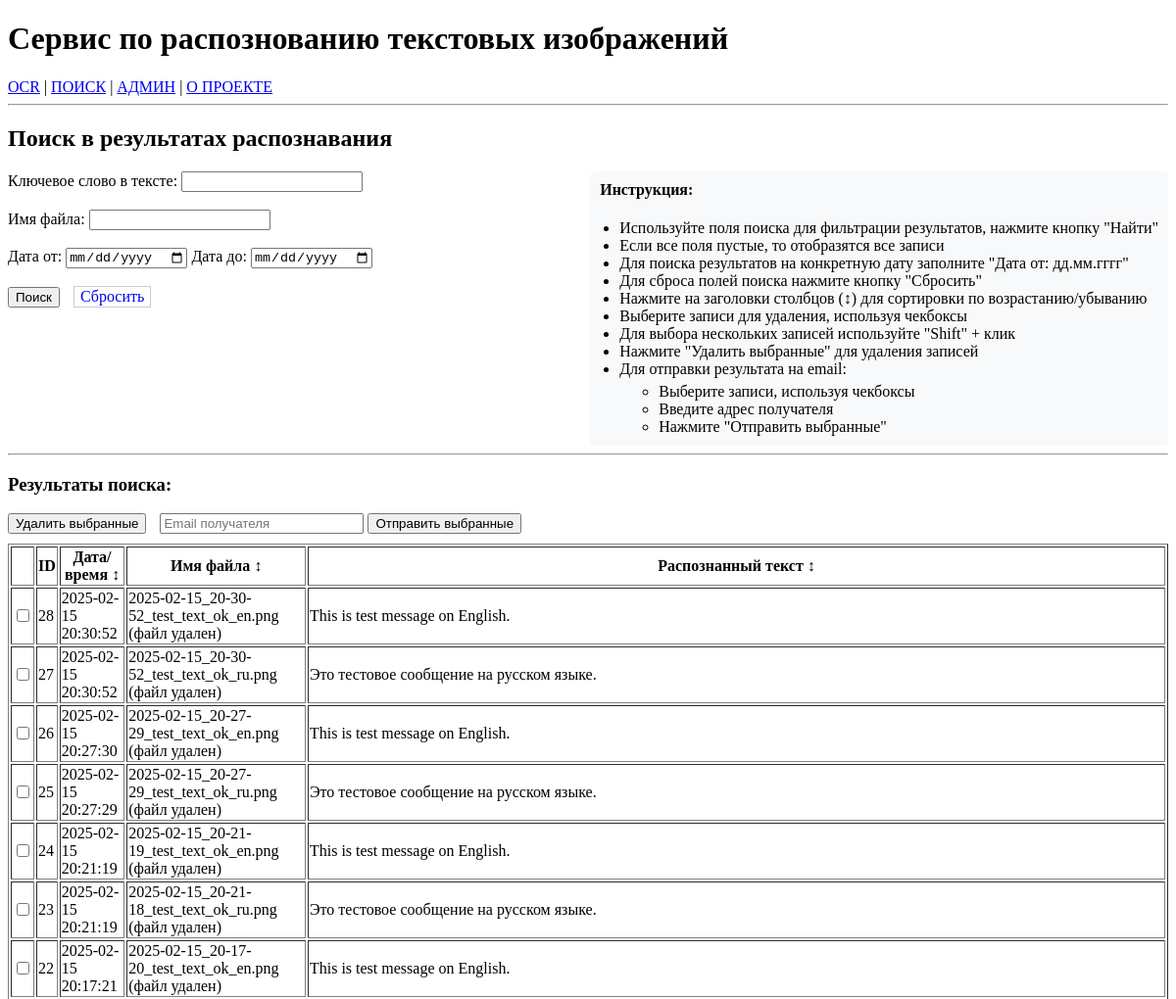
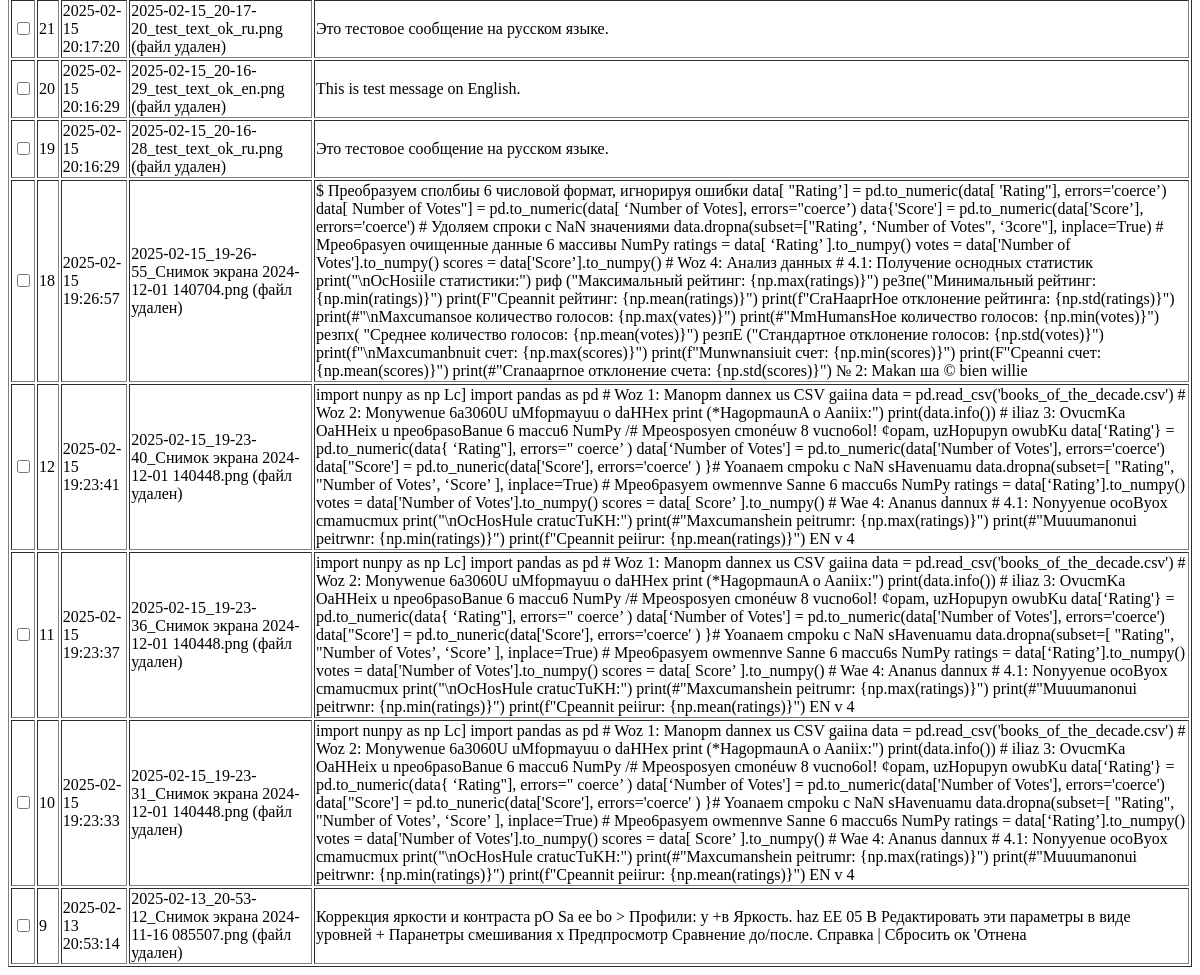
Page /records/ on the earlier database version (2 pictures, top to bottom).
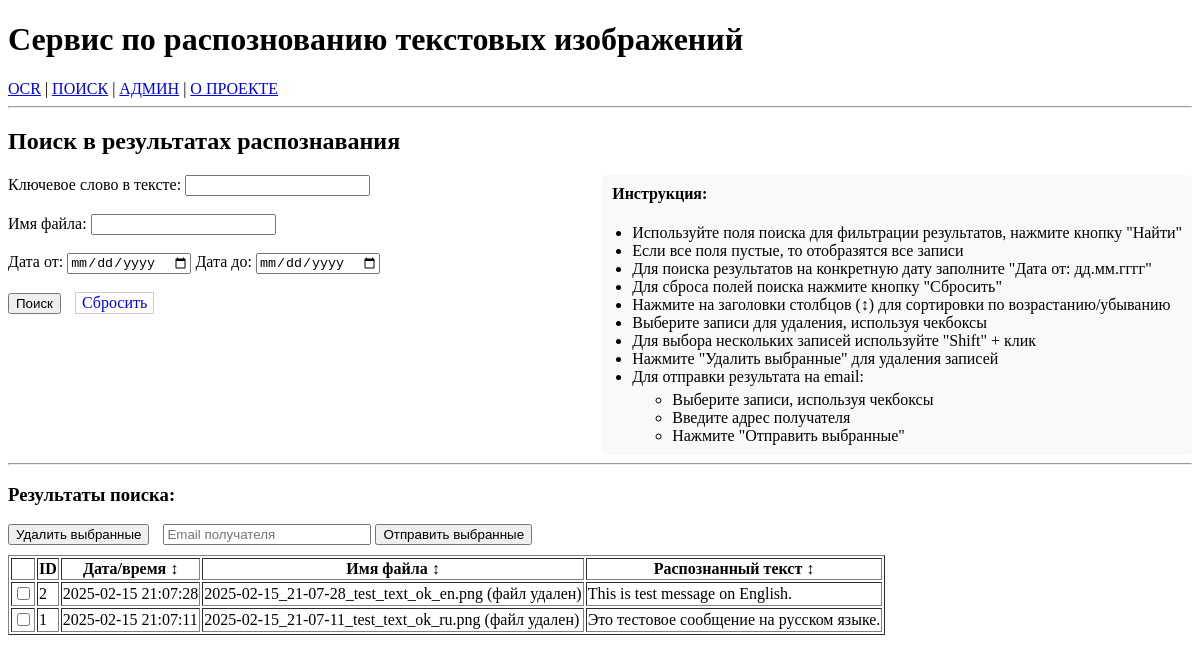
Same page on the later database version.
### repository/repository.py (models this page shows, shortened)
class OcrData(Base):
    __tablename__ = 'ocr_data'
    id = Column(Integer, primary_key=True)  # Автоинкремент по умолчанию
    date_time = Column(DateTime, default=datetime.now)
    file_name = Column(String)
    ocr_txt = Column(String)
    status = Column(String)

### app/main.py (the view)
@app.get("/records/")              # <-- Обратите внимание на слеш в конце
async def records_page(
    request: Request,
    keyword: Optional[str] = None,
    filename: Optional[str] = None,
    date_from: Optional[str] = None,
    date_to: Optional[str] = None
):
    date_from_obj = datetime.strptime(date_from, '%Y-%m-%d') if date_from else None
    date_to_obj = datetime.strptime(date_to, '%Y-%m-%d') if date_to else None
    if any([keyword, filename, date_from, date_to]):
        data = repository.search_documents(
            keyword=keyword,
            filename=filename,
            date_from=date_from_obj,
            date_to=date_to_obj
        )
    else:
        data = repository.get_all()
    for item in data:
        if item['file_name'].startswith('repository/files/'):
            item['file_exists'] = Path(item['file_name']).exists()
    return templates.TemplateResponse(
        "search.html",
        {
            "request": request,
            "data": data,
            "keyword": keyword,
            "filename": filename,
            "date_from": date_from,
            "date_to": date_to
        }
    )

### app/templates/search.html (shortened to what this page needs)
{% extends "base.html" %}
{% block content %}
<h2>Поиск в результатах распознавания</h2>
<form action="/records/" method="get">
    <div style="display: flex; justify-content: space-between; align-items: start;">
        <div class="search-form">
            <label for="keyword">Ключевое слово в тексте:</label>
            <input type="text" id="keyword" name="keyword" value="{{ keyword or '' }}" />
            <br><br>
            <label for="filename">Имя файла:</label>
            <input type="text" id="filename" name="filename" value="{{ filename or '' }}" />
            <br><br>
            <label for="date_from">Дата от:</label>
            <input type="date" id="date_from" name="date_from" value="{{ date_from or '' }}" />
            <label for="date_to">Дата до:</label>
            <input type="date" id="date_to" name="date_to" value="{{ date_to or '' }}" />
            <br><br>
            <button type="submit">Поиск</button>
            <a href="/records/" class="button" style="text-decoration: none; padding: 1px 6px; border: 1px solid #ccc; display: inline-block; margin-left: 10px;">Сбросить</a>
        </div>
        <div class="instructions" style="margin-left: 40px; padding: 10px; background-color: #f8f9fa; border-radius: 5px;">
            <h4 style="margin-top: 0;">Инструкция:</h4>
            <ul style="margin: 0; padding-left: 20px;">
                <li>Используйте поля поиска для фильтрации результатов, нажмите кнопку "Найти"</li>
                <li>Если все поля пустые, то отобразятся все записи</li>
                <li>Для поиска результатов на конкретную дату заполните "Дата от: дд.мм.гггг"</li>
                <li>Для сброса полей поиска нажмите кнопку "Сбросить"</li>
                <li>Нажмите на заголовки столбцов (↕) для сортировки по возрастанию/убыванию</li>
                <li>Выберите записи для удаления, используя чекбоксы</li>
                <li>Для выбора нескольких записей используйте "Shift" + клик</li>
                <li>Нажмите "Удалить выбранные" для удаления записей</li>
                <li>Для отправки результата на email:
                    <ul style="margin-top: 5px;">
                        <li>Выберите записи, используя чекбоксы</li>
                        <li>Введите адрес получателя</li>
                        <li>Нажмите "Отправить выбранные"</li>
                    </ul>
                </li>
            </ul>
        </div>
    </div>
</form>
<hr>
<h3>Результаты поиска:</h3>
{% if data %}
<div id="result">
    <div style="margin-bottom: 10px;">
        <button onclick="deleteSelected()" style="margin-right: 10px;">Удалить выбранные</button>
        <input type="email" id="toEmail" placeholder="Email получателя" style="width: 200px;">
        <button onclick="sendSelectedToEmail()">Отправить выбранные</button>
    </div>
    <table border="1">
        <tr>
            <th></th>
            <th>ID</th>
            <th style="cursor: pointer;" onclick="sortTable(1)">Дата/время ↕</th>
            <th style="cursor: pointer;" onclick="sortTable(2)">Имя файла ↕</th>
            <th style="cursor: pointer;" onclick="sortTable(3)">Распознанный текст ↕</th>
        </tr>
        {% for item in data %}
        <tr>
            <td><input type="checkbox" class="record-checkbox" value="{{ item.id }}"></td>
            <td>{{ item.id }}</td>
            <td>{{ item.date_time }}</td>
            <td>
                {% if item.file_name != "--" %}
                    {% if item.file_name.startswith('repository/files/') %}
                        {% if item.file_exists %}
                            <a href="/static/{{ item.file_name }}" target="_blank" title="Открыть изображение">{{ item.file_name.split('/')[-1] }}</a>
                        {% else %}
                            {{ item.file_name.split('/')[-1] }} (файл удален)
                        {% endif %}
                    {% else %}
                        {{ item.file_name }}
                    {% endif %}
                {% else %}
                    {{ item.file_name }}
                {% endif %}
            </td>
            <td>{{ item.ocr_txt }}</td>
        </tr>
        {% endfor %}
    </table>
</div>
{% else %}
<p>Нет данных.</p>
{% endif %}
{% endblock %}

### app/templates/base.html (shortened to what this page needs)
<!DOCTYPE html>
<html>
<head>
</head>
<body>
    <div class="container">
        <header>
            <h1>Сервис по распознованию текстовых изображений</h1>
        </header>
        <nav>
            <a href="/">OCR</a> |
            <a href="/records/">ПОИСК</a> |
            <a href="/admin">АДМИН</a> |
            <a href="/about/">О ПРОЕКТЕ</a>
        </nav>
        <hr>
        {% block content %}{% endblock %}
    </div>
</body>
</html>

Differences in the rows shown:
removed OcrData: id "28", date_time "2025-02-15 20:30:52", file_name "2025-02-15_20-30-52_test_text_ok_en.png", ocr_txt "This is test message on English."
removed OcrData: id "27", date_time "2025-02-15 20:30:52", file_name "2025-02-15_20-30-52_test_text_ok_ru.png", ocr_txt "Это тестовое сообщение на русском языке."
removed OcrData: id "26", date_time "2025-02-15 20:27:30", file_name "2025-02-15_20-27-29_test_text_ok_en.png", ocr_txt "This is test message on English."
removed OcrData: id "25", date_time "2025-02-15 20:27:29", file_name "2025-02-15_20-27-29_test_text_ok_ru.png", ocr_txt "Это тестовое сообщение на русском языке."
removed OcrData: id "24", date_time "2025-02-15 20:21:19", file_name "2025-02-15_20-21-19_test_text_ok_en.png", ocr_txt "This is test message on English."
removed OcrData: id "23", date_time "2025-02-15 20:21:19", file_name "2025-02-15_20-21-18_test_text_ok_ru.png", ocr_txt "Это тестовое сообщение на русском языке."
removed OcrData: id "22", date_time "2025-02-15 20:17:21", file_name "2025-02-15_20-17-20_test_text_ok_en.png", ocr_txt "This is test message on English."
removed OcrData: id "21", date_time "2025-02-15 20:17:20", file_name "2025-02-15_20-17-20_test_text_ok_ru.png", ocr_txt "Это тестовое сообщение на русском языке."
removed OcrData: id "20", date_time "2025-02-15 20:16:29", file_name "2025-02-15_20-16-29_test_text_ok_en.png", ocr_txt "This is test message on English."
removed OcrData: id "19", date_time "2025-02-15 20:16:29", file_name "2025-02-15_20-16-28_test_text_ok_ru.png", ocr_txt "Это тестовое сообщение на русском языке."
removed OcrData: id "18", date_time "2025-02-15 19:26:57", file_name "2025-02-15_19-26-55_Снимок экрана 2024-12-01 140704.png", ocr_txt "$ Преобразуем сполбиы 6 числовой формат, игнорируя ошибки data[ \"Rating’] = pd.to_numeric(data[ 'Rating\"], errors='coerce’) data[ Number of Votes\"] = pd.to_numeric(data[ ‘Number of Votes], errors=\"coerce’) data{'Score'] = pd.to_numeric(data['Score’], errors='coerce') # Удоляем спроки с NaN значениями data.dropna(subset=[\"Rating’, ‘Number of Votes\", ‘Зсоге\"], inplace=True) # Mpeo6pasyen очищенные данные 6 массивы NumPy ratings = data[ ‘Rating’ ].to_numpy() votes = data['Number of Votes'].to_numpy() scores = data['Score’].to_numpy() # Woz 4: Анализ данных # 4.1: Получение оснодных статистик print(\"\\nOcHosiile статистики:\") риф (\"Максимальный рейтинг: {np.max(ratings)}\") реЗпе(\"Минимальный…"
removed OcrData: id "12", date_time "2025-02-15 19:23:41", file_name "2025-02-15_19-23-40_Снимок экрана 2024-12-01 140448.png", ocr_txt "import nunpy as np Lc] import pandas as pd # Woz 1: Manopm dannex us CSV gaiina data = pd.read_csv('books_of_the_decade.csv') # Woz 2: Monywenue 6a3060U uMfopmayuu o daHHex print (*HagopmaunA o Aaniix:\") print(data.info()) # iliaz 3: OvucmKa OaHHeix u npeo6pasoBanue 6 maccu6 NumPy /# Mpeosposyen cmonéuw 8 vucno6ol! ¢opam, uzHopupyn owubKu data[‘Rating'} = pd.to_numeric(data{ ‘Rating\"], errors=\" coerce’ ) data[‘Number of Votes'] = pd.to_numeric(data['Number of Votes'], errors='coerce') data[\"Score'] = pd.to_nuneric(data['Score'], errors='coerce' ) }# Yoanaem cmpoku c NaN sHavenuamu data.dropna(subset=[ \"Rating\", \"Number of Votes’, ‘Score’ ], inplace=True) # Mpeo6pasyem owmennve Sanne 6…"
removed OcrData: id "11", date_time "2025-02-15 19:23:37", file_name "2025-02-15_19-23-36_Снимок экрана 2024-12-01 140448.png", ocr_txt "import nunpy as np Lc] import pandas as pd # Woz 1: Manopm dannex us CSV gaiina data = pd.read_csv('books_of_the_decade.csv') # Woz 2: Monywenue 6a3060U uMfopmayuu o daHHex print (*HagopmaunA o Aaniix:\") print(data.info()) # iliaz 3: OvucmKa OaHHeix u npeo6pasoBanue 6 maccu6 NumPy /# Mpeosposyen cmonéuw 8 vucno6ol! ¢opam, uzHopupyn owubKu data[‘Rating'} = pd.to_numeric(data{ ‘Rating\"], errors=\" coerce’ ) data[‘Number of Votes'] = pd.to_numeric(data['Number of Votes'], errors='coerce') data[\"Score'] = pd.to_nuneric(data['Score'], errors='coerce' ) }# Yoanaem cmpoku c NaN sHavenuamu data.dropna(subset=[ \"Rating\", \"Number of Votes’, ‘Score’ ], inplace=True) # Mpeo6pasyem owmennve Sanne 6…"
removed OcrData: id "10", date_time "2025-02-15 19:23:33", file_name "2025-02-15_19-23-31_Снимок экрана 2024-12-01 140448.png", ocr_txt "import nunpy as np Lc] import pandas as pd # Woz 1: Manopm dannex us CSV gaiina data = pd.read_csv('books_of_the_decade.csv') # Woz 2: Monywenue 6a3060U uMfopmayuu o daHHex print (*HagopmaunA o Aaniix:\") print(data.info()) # iliaz 3: OvucmKa OaHHeix u npeo6pasoBanue 6 maccu6 NumPy /# Mpeosposyen cmonéuw 8 vucno6ol! ¢opam, uzHopupyn owubKu data[‘Rating'} = pd.to_numeric(data{ ‘Rating\"], errors=\" coerce’ ) data[‘Number of Votes'] = pd.to_numeric(data['Number of Votes'], errors='coerce') data[\"Score'] = pd.to_nuneric(data['Score'], errors='coerce' ) }# Yoanaem cmpoku c NaN sHavenuamu data.dropna(subset=[ \"Rating\", \"Number of Votes’, ‘Score’ ], inplace=True) # Mpeo6pasyem owmennve Sanne 6…"
removed OcrData: id "9", date_time "2025-02-13 20:53:14", file_name "2025-02-13_20-53-12_Снимок экрана 2024-11-16 085507.png", ocr_txt "Коррекция яркости и контраста pO Sa ee bo > Профили: у +в Яркость. haz ЕЕ 05 В Редактировать эти параметры в виде уровней + Паранетры смешивания х Предпросмотр Сравнение до/после. Справка | Сбросить ок 'Отнена"
added OcrData: id "2", date_time "2025-02-15 21:07:28", file_name "2025-02-15_21-07-28_test_text_ok_en.png", ocr_txt "This is test message on English."
added OcrData: id "1", date_time "2025-02-15 21:07:11", file_name "2025-02-15_21-07-11_test_text_ok_ru.png", ocr_txt "Это тестовое сообщение на русском языке."
